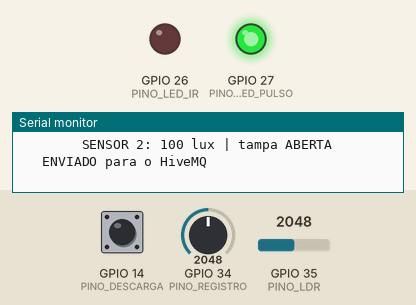
Bench run of a sketch on a simulated ESP32. Shown: output pins drawn as LEDs (lit = HIGH), the last lines printed to the serial monitor. Inputs (shaded band) come from the test bench; at power-on: GPIO 34 (PINO_REGISTRO) = 2048, GPIO 14 (PINO_DESCARGA) HIGH, GPIO 35 (PINO_LDR) = 2048. WiFi joins after 1.5 s; servers stay silent unless stated; random numbers use the default seed unless the sketch sets one; no MQTT or app messages arrive unless stated.

Above: at 22.9 s.
23.0 s: GPIO 34 (PINO_REGISTRO) set to 90
28.0 s: GPIO 34 (PINO_REGISTRO) set to 73
At 32.1 s:
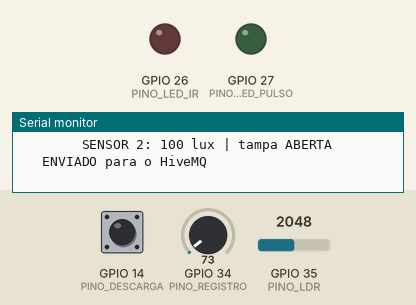
38.0 s: GPIO 34 (PINO_REGISTRO) set to 491
At 42.2 s:
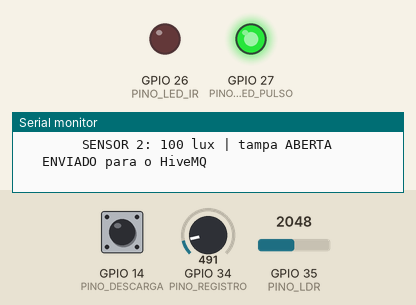
Timing chart, 0 to 52.0 s (numbered marks = the images above; inputs shaded):
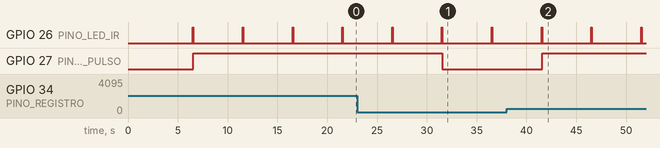

Measured:
- the behaviour switches between 82 and 81 on GPIO 34 (PINO_REGISTRO) (found by bisection; images 0 and 1)
- after the input at 28.0 s, GPIO 27 (PINO_LED_PULSO): HIGH → LOW after 3.6 s
- after the input at 38.0 s, GPIO 27 (PINO_LED_PULSO): LOW → HIGH after 3.6 s
- by itself, GPIO 26 (PINO_LED_IR): alternates HIGH for 0.05 s and LOW for 5.0 s

The sketch:

sketch.ino
```cpp
/*
  GOTA CERTA · Dispositivo de telemetria do hidrômetro (FIAP GS 2026/2)

  SENSOR 1 · Leitor óptico (LED infravermelho + fototransistor): mede a ÁGUA.
     O LED ilumina o ponteiro de litros e o fototransistor mede a luz que volta.
     fundo branco  -> volta muita luz (0,82)
     ponteiro      -> volta pouca luz (0,18)
     Cada vez que o ponteiro passa embaixo do sensor = 1 volta = 1 litro.

  SENSOR 2 · LDR (luz externa): protege o MEDIDOR.
     O dispositivo fica numa caixa fechada e escura. Se entrar luz (mais de 50 lux),
     alguém abriu ou está mexendo na tampa: possível fraude ou vandalismo.

  No Wokwi:
     REGISTRO (potenciômetro) = abre a torneira (0 a 60 L/min)
     DESCARGA (botão)         = liga/desliga uma descarga pingando (0,33 L/min)
     Slider do LDR            = luz que entra na caixa (suba para "abrir a tampa")

  A cada 5 segundos reais (= 10 minutos simulados) o ESP32 publica a leitura
  no HiveMQ. O Node-RED pega e entrega para a API, que decide os alertas.
*/

#include <WiFi.h>
#include <PubSubClient.h>

// ================= 1. CONFIGURAÇÃO =================

// Qual casa do banco de teste este ESP32 representa:
//   1 = Dona Maria (GC-001): DESCARGA = vazamento | REGISTRO aberto = cano rompido
//   4 = Sr. João   (GC-004): REGISTRO aberto por ~45 s = meta do mês estourada
#define CASA 1

#if CASA == 4
const char* CODIGO_DISPOSITIVO = "GC-004";
double      LEITURA_INSTALACAO = 314200;    // número do mostrador no dia da instalação (litros)
int         HORA_INICIAL       = 8;         // começa às 08:00
#else
const char* CODIGO_DISPOSITIVO = "GC-001";
double      LEITURA_INSTALACAO = 1234582;
int         HORA_INICIAL       = 2;         // começa às 02:00 (madrugada)
#endif

const char* WIFI_NOME   = "Wokwi-GUEST";
const char* MQTT_BROKER = "broker.hivemq.com";
const char* MQTT_TOPICO = "fiap/3esoa/gotacerta/leituras";

const int SEGUNDOS_ENTRE_ENVIOS = 5;    // tempo real entre um envio e outro
const int MINUTOS_POR_ENVIO     = 10;   // quanto tempo simulado cada envio representa

const int PINO_LED_IR    = 26;   // Sensor 1
const int PINO_LED_PULSO = 27;   // aceso quando o ponteiro está girando
const int PINO_REGISTRO  = 34;   // potenciômetro
const int PINO_LDR       = 35;   // Sensor 2
const double LUX_TAMPA_ABERTA = 50;   // acima disso, a tampa foi aberta
const int PINO_DESCARGA  = 14;   // botão

// ================= 2. OS SENSORES =================

double litrosQuePassaram = LEITURA_INSTALACAO;  // o hidrômetro "de verdade"
long   pulsosTotal = 0;                          // litros que o sensor contou
bool   vendoPonteiro = false;
double luzDeFora = 0;     // quanto a luz externa atrapalha o Sensor 1 (0 a 0,15)
double luxExterno = 0;    // o que o Sensor 2 mediu
bool   tampaAberta = false;

// SENSOR 1: o LED acende e o fototransistor lê quanta luz voltou.
double lerFototransistor() {
  double angulo = fmod(litrosQuePassaram, 1.0) * 360.0;   // posição do ponteiro (0 a 360°)
  bool ponteiroEmbaixo = fabs(angulo - 180.0) <= 10.0;     // sensor fica sobre a marca "5"
  double luz = ponteiroEmbaixo ? 0.18 : 0.82;
  luz += luzDeFora + random(-3, 4) / 100.0;                // ruído
  return constrain(luz, 0.0, 1.0);
}

// Histerese: conta quando a luz cai abaixo de 0,40 e só rearma acima de 0,60.
// Assim o ruído não faz a mesma passagem do ponteiro contar duas vezes.
bool contouPulso(double luz) {
  if (!vendoPonteiro && luz < 0.40) { vendoPonteiro = true; return true; }
  if (vendoPonteiro && luz > 0.60) vendoPonteiro = false;
  return false;
}

// ================= 3. SIMULAR A ÁGUA =================

int    hora, minuto, dia = 15;      // relógio simulado (15/11/2026)
long   pulsosDoEnvio;
long   piscadasDoLed;
double luzMinima;
bool   descargaLigada = false;

void passarAgua(double vazaoLpm) {
  double litros = vazaoLpm * MINUTOS_POR_ENVIO;
  // Amostragem adaptativa: 36 leituras por volta do ponteiro,
  // mas pelo menos 1 por minuto quando a água está parada (economiza bateria).
  long amostras = max((long)MINUTOS_POR_ENVIO, (long)ceil(litros * 36));
  pulsosDoEnvio = 0; luzMinima = 1.0; piscadasDoLed = amostras;

  digitalWrite(PINO_LED_IR, HIGH);
  for (long i = 0; i < amostras; i++) {
    litrosQuePassaram += litros / amostras;
    double luz = lerFototransistor();
    if (luz < luzMinima) luzMinima = luz;
    if (contouPulso(luz)) pulsosDoEnvio++;
  }
  pulsosTotal += pulsosDoEnvio;
  delay(50);
  digitalWrite(PINO_LED_IR, LOW);
  digitalWrite(PINO_LED_PULSO, pulsosDoEnvio > 0 ? HIGH : LOW);
}

// SENSOR 2: o LDR mede a luz dentro da caixa (em lux).
// No módulo do Wokwi, mais luz = número menor no pino. A conta abaixo
// é a fórmula da documentação do Wokwi para transformar o número em lux.
void lerSensorTampa() {
  double r = analogRead(PINO_LDR) / 4095.0;
  r = constrain(r, 0.001, 0.999);
  double resistencia = 10000.0 * r / (1.0 - r);
  luxExterno = pow(50000.0 * pow(10, 0.7) / resistencia, 1.0 / 0.7);

  bool abertaAgora = luxExterno > LUX_TAMPA_ABERTA;
  if (abertaAgora && !tampaAberta) Serial.printf("\n>> ALERTA: TAMPA ABERTA (%.0f lux)\n", luxExterno);
  if (!abertaAgora && tampaAberta) Serial.println("\n>> Tampa fechada de novo");
  tampaAberta = abertaAgora;

  // A luz que entra também atrapalha o Sensor 1 (até 0,15 a mais na leitura)
  luzDeFora = 0.15 * constrain(luxExterno / 1000.0, 0.0, 1.0);
}

double lerRegistro() {                       // 0 a 60 L/min
  double x = analogRead(PINO_REGISTRO) / 4095.0;
  return x < 0.02 ? 0 : round(60.0 * x);
}

void avancarRelogio() {
  minuto += MINUTOS_POR_ENVIO;
  if (minuto >= 60) { minuto -= 60; hora++; }
  if (hora >= 24)   { hora = 0; dia++; }
}

// ================= 4. ENVIAR (MQTT) =================

WiFiClient wifi;
PubSubClient mqtt(wifi);
char fila[10][320];      // leituras guardadas se a conexão cair
int  tamanhoFila = 0;
unsigned long ultimaTentativa = 0;

void conectarMqtt() {
  if (mqtt.connected() || millis() - ultimaTentativa < 3000) return;
  ultimaTentativa = millis();
  char id[24];
  snprintf(id, sizeof(id), "gotacerta-%ld", random(100000));
  Serial.print("Conectando ao HiveMQ... ");
  if (mqtt.connect(id)) Serial.println("conectado!");
  else Serial.printf("falhou (erro %d), tento de novo em 3 s\n", mqtt.state());
}

void enviarFila() {
  while (tamanhoFila > 0 && mqtt.connected()) {
    if (!mqtt.publish(MQTT_TOPICO, fila[0])) break;
    Serial.println("   ENVIADO para o HiveMQ");
    for (int i = 1; i < tamanhoFila; i++) strcpy(fila[i - 1], fila[i]);
    tamanhoFila--;
  }
  if (tamanhoFila > 0) Serial.printf("   sem conexão: %d leitura(s) esperando na fila\n", tamanhoFila);
}

void montarLeitura() {
  double vazaoMedia = (double)pulsosDoEnvio / MINUTOS_POR_ENVIO;
  double mostrador = LEITURA_INSTALACAO + pulsosTotal;   // 1 pulso = 1 litro

  if (tamanhoFila == 10) { tamanhoFila--; for (int i = 0; i < 9; i++) strcpy(fila[i], fila[i + 1]); }
  snprintf(fila[tamanhoFila], 320,
    "{\"codigoDispositivo\":\"%s\",\"dataHora\":\"2026-11-%02dT%02d:%02d:00\","
    "\"pulsosRegistrados\":%ld,\"vazaoInstantaneaLpm\":%.2f,"
    "\"leituraAcumuladaLitros\":%.1f,\"intensidadeLuz\":%.2f,"
    "\"luzExternaLux\":%.0f,\"tampaAberta\":%s}",
    CODIGO_DISPOSITIVO, dia, hora, minuto, pulsosDoEnvio, vazaoMedia, mostrador, luzMinima,
    luxExterno, tampaAberta ? "true" : "false");
  tamanhoFila++;

  Serial.printf("\n[%02d:%02d] SENSOR 1: pulsos %ld | vazão %.2f L/min | mostrador %.0f L | luz mín %.2f | LED piscou %ldx\n",
                hora, minuto, pulsosDoEnvio, vazaoMedia, mostrador, luzMinima, piscadasDoLed);
  Serial.printf("        SENSOR 2: %.0f lux | tampa %s\n", luxExterno, tampaAberta ? "ABERTA" : "fechada");
}

// ================= 5. ARDUINO =================

unsigned long ultimoEnvio = 0;
bool botaoAntes = HIGH;

void setup() {
  Serial.begin(115200);
  pinMode(PINO_LED_IR, OUTPUT);
  pinMode(PINO_LED_PULSO, OUTPUT);
  pinMode(PINO_DESCARGA, INPUT_PULLUP);

  Serial.printf("\n=== GOTA CERTA · %s ===\n", CODIGO_DISPOSITIVO);
  Serial.print("Conectando ao Wi-Fi");
  WiFi.begin(WIFI_NOME, "");
  while (WiFi.status() != WL_CONNECTED) { delay(250); Serial.print("."); }
  Serial.println(" conectado!");

  mqtt.setServer(MQTT_BROKER, 1883);
  mqtt.setBufferSize(512);
  mqtt.setKeepAlive(60);      // o Wokwi pode rodar mais devagar que o real: evita o HiveMQ derrubar
  conectarMqtt();

  hora = HORA_INICIAL; minuto = 0;
  lerSensorTampa();
  vendoPonteiro = lerFototransistor() < 0.40;   // calibração na instalação: não conta pulso
  Serial.printf("Relógio simulado: %02d:00. Uma leitura a cada %d s (= %d min simulados).\n",
                HORA_INICIAL, SEGUNDOS_ENTRE_ENVIOS, MINUTOS_POR_ENVIO);
  Serial.println("Gire o REGISTRO, aperte DESCARGA ou suba o slider do LDR (abrir a tampa).");
  ultimoEnvio = millis();
}

void loop() {
  conectarMqtt();
  mqtt.loop();

  // Botão DESCARGA: cada aperto liga ou desliga o vazamento
  bool botaoAgora = digitalRead(PINO_DESCARGA);
  if (botaoAntes == HIGH && botaoAgora == LOW) {
    descargaLigada = !descargaLigada;
    Serial.printf(">> Descarga pingando: %s\n", descargaLigada ? "LIGADA" : "desligada");
    delay(200);   // evita contar o mesmo aperto duas vezes
  }
  botaoAntes = botaoAgora;

  // A cada 5 s: passa 10 min de água, monta a leitura e envia
  if (millis() - ultimoEnvio >= SEGUNDOS_ENTRE_ENVIOS * 1000UL) {
    ultimoEnvio = millis();
    lerSensorTampa();
    double vazao = lerRegistro() + (descargaLigada ? 0.33 : 0);
    passarAgua(vazao);
    avancarRelogio();
    montarLeitura();
    enviarFila();
  }
}
```
